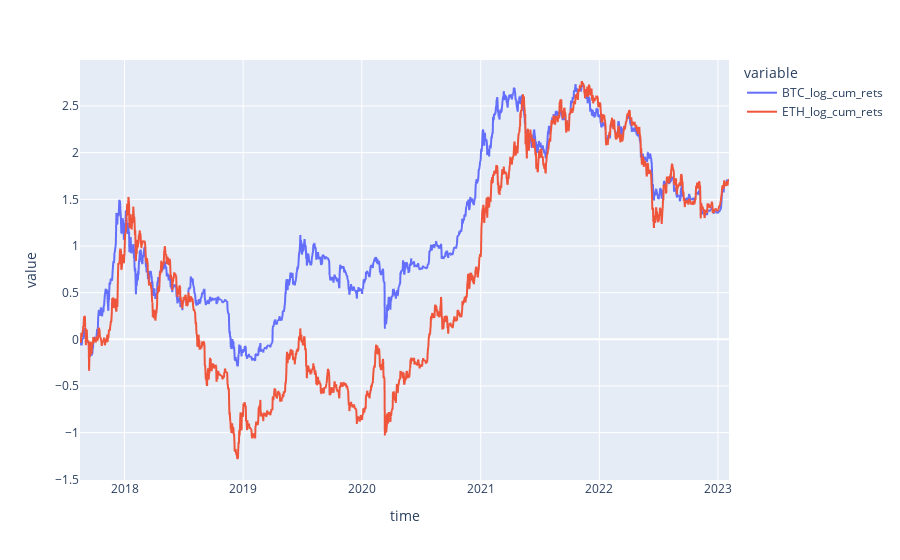

Notebook cell for this chart:
### Code cell
fig = px.line(data[['BTC_log_cum_rets', 'ETH_log_cum_rets']])
fig

### Figure 1 — Plotly figure (JSON) as saved in the notebook; plotly's stock layout.template omitted (floating-point values rounded to 4 significant figures; data arrays with more than 128 entries replaced by an {"elided": "..."} marker saying what was removed)
{"data": [{"hovertemplate": "variable=BTC_log_cum_rets<br>time=%{x}<br>value=%{y}<extra></extra>", "legendgroup": "BTC_log_cum_rets", "line": {"color": "#636efa", "dash": "solid"}, "mode": "lines", "name": "BTC_log_cum_rets", "showlegend": true, "type": "scattergl", "x": {"elided": "1998 str values"}, "xaxis": "x", "y": {"elided": "1998 float values"}, "yaxis": "y"}, {"hovertemplate": "variable=ETH_log_cum_rets<br>time=%{x}<br>value=%{y}<extra></extra>", "legendgroup": "ETH_log_cum_rets", "line": {"color": "#EF553B", "dash": "solid"}, "mode": "lines", "name": "ETH_log_cum_rets", "showlegend": true, "type": "scattergl", "x": {"elided": "1998 str values"}, "xaxis": "x", "y": {"elided": "1998 float values"}, "yaxis": "y"}], "layout": {"legend": {"title": {"text": "variable"}, "tracegroupgap": 0}, "margin": {"t": 60}, "xaxis": {"anchor": "y", "domain": [0, 1], "title": {"text": "time"}}, "yaxis": {"anchor": "x", "domain": [0, 1], "title": {"text": "value"}}}}
